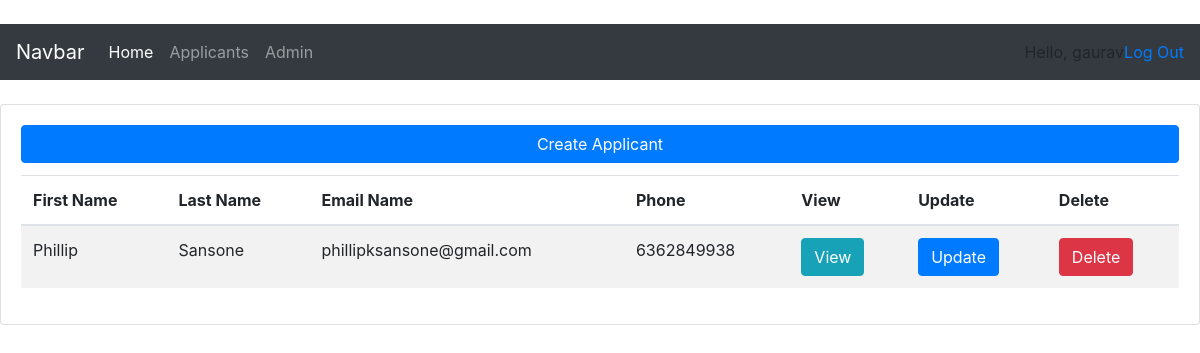
Screenshot of / (signed in) with the database file from the repository.
### ressys/models.py (models this page shows, shortened)
class Applicant(models.Model):
    fname                  = models.CharField(max_length = 256)
    lname                  = models.CharField(max_length = 256)
    email                  = models.EmailField(unique =True)
    phone                  = models.CharField(max_length = 20)
    hired                  = models.BooleanField(default=False)
    goal_oriented          = models.TextField()
    improvement_oriented   = models.TextField()
    success_record         = models.TextField()
    culture_fit            = models.TextField()
    communication          = models.TextField()
    ratings                = models.PositiveIntegerField(validators=[MaxValueValidator(5),MinValueValidator(1)])
    create_date            = models.DateTimeField(default = timezone.now)
    hired                  = models.BooleanField(default=False)
    hired_date             = models.DateTimeField(blank=True, null=True)

### ressys/decorators.py (the view)
        def wrapper_func(request, *args, **kwargs):
            group = None
            if request.user.groups.exists():
                group = request.user.groups.all()[0].name
            if group =='customers':
                return redirect ('ressys:user_page')
            if group =='admins':
                return view_func(request, *args, **kwargs)

### ressys/views.py (called while the page is built)
@login_required(login_url = 'ressys:login_user')
@admin_only
def HomeView(request):
    applicants = Applicant.objects.all()
    context = {'applicants': applicants}
    return render (request,'applicant_list.html', context)

### ressys/template/ressys/applicant_list.html
{% extends 'base.html'%}
{% block content %}
 <div class="card my-4" >
  <div class="card-body">
    <a class = 'card-title btn btn-block btn-primary' href="{% url 'ressys:capp' %}">Create Applicant</a>
            <table class="table table-striped">
                    <thead>
                        <tr>
                              <th scope="col">First Name</th>
                              <th scope="col">Last Name</th>
                              <th scope="col">Email Name</th>
                              <th scope="col">Phone</th>
                              <th scope="col">View</th>
                              <th scope="col">Update</th>
                              <th scope="col">Delete</th>
                        </tr>
                    </thead>
                    <tbody>
                      {% for applicant in applicants %}
                      <tr>
                            <td>{{applicant.fname}}</td>
                            <td>{{applicant.lname}}</td>
                            <td>{{applicant.email}}</td>
                            <td>{{applicant.phone}}</td>
                            <td> <a class = 'btn  btn-primary btn-info' href="{% url 'ressys:applicant_detail' pk=applicant.pk %}">View</a> </td>
                            <td> <a class = 'btn  btn-primary btn-primary' href="{% url 'ressys:update_applicant' pk=applicant.pk %}">Update</a> </td>
                            <td> <a class = 'btn  btn-primary btn-danger' href="{% url 'ressys:delete_applicant' pk=applicant.pk %}">Delete</a> </td>
                      </tr>
                      {% endfor %}
                    </tbody>
           </table>
  </div>
</div>
{% endblock %}

### ressys/template/ressys/navbar.html (shortened to what this page needs)
<br>
<nav class="navbar navbar-expand-lg navbar-dark bg-dark">
  <a class="navbar-brand" href="#">Navbar</a>
  <div class="collapse navbar-collapse" id="navbarNav">
    <ul class="navbar-nav">
      <li class="nav-item active">
        <a class="nav-link" href="#">Home <span class="sr-only">(current)</span></a>
      </li>
      <li class="nav-item">
        <a class="nav-link" href="#">Applicants</a>
      </li>
      <li class="nav-item">
        <a class="nav-link" href="#">Admin</a>
      </li>
    </ul>
  </div>
  <span>Hello, {{request.user}} </span>
  <span> <a href="{% url 'ressys:logout_user' %}">Log Out</a> </span>
</nav>

### rows the page displays
Applicant: fname "Phillip", lname "Sansone", email "phillipksansone@gmail.com", phone "6362849938"

### other values shown
{{ request.user }} "gaurav"
